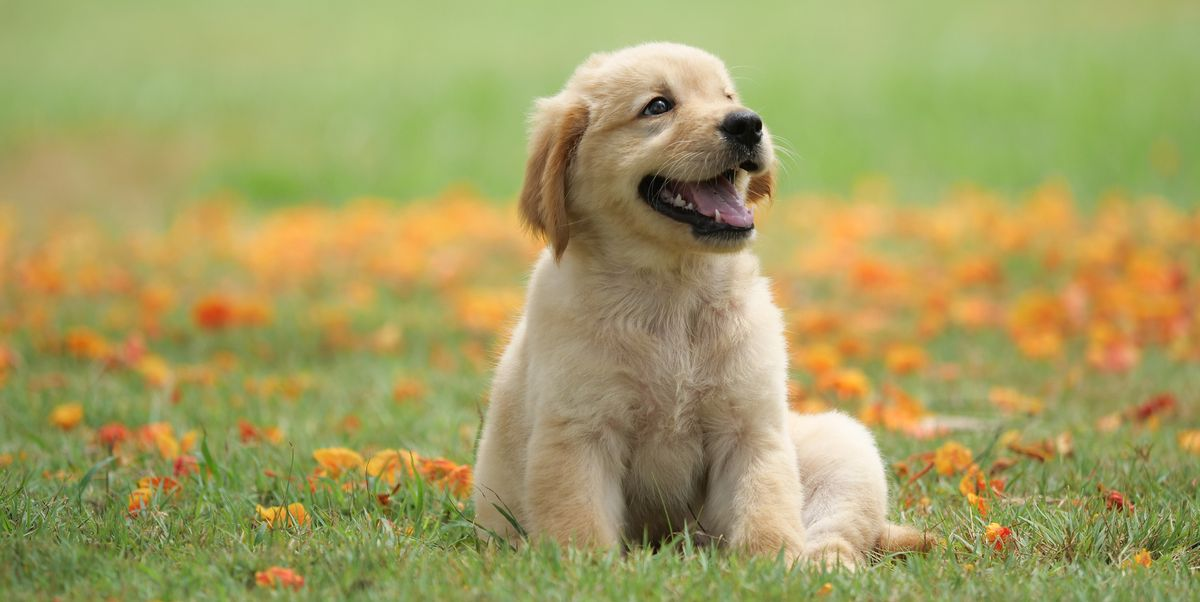
#> input picture OpenCV/dog.jpg, 1200 x 602 px
$ python Q3,1.py   (older library calls are emulated)
#> lines starting #> are read from the running program, lines starting #| are printed output that depends on the picture
import cv2
import numpy as np

img=cv2.imread("dog.jpg",0)
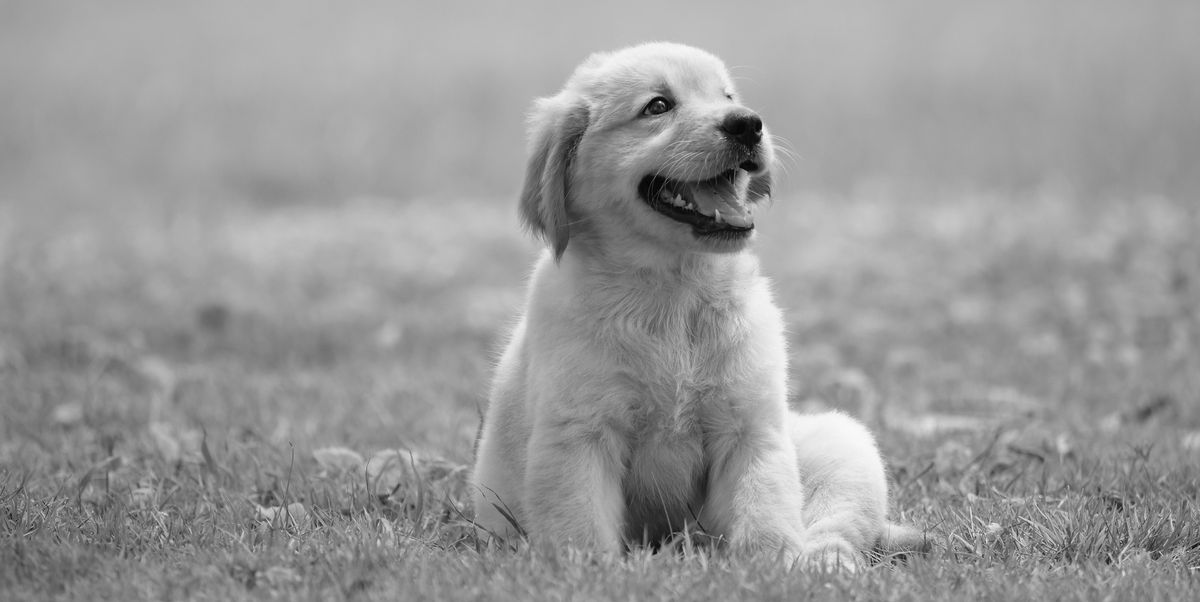
#> img: shape (602, 1200); min 0, max 251, mean 153.2

sobelX=cv2.Sobel(img,cv2.CV_64F,1,0)
sobelX=np.uint8(np.abs(sobelX))
sobelX=cv2.bitwise_not(sobelX)
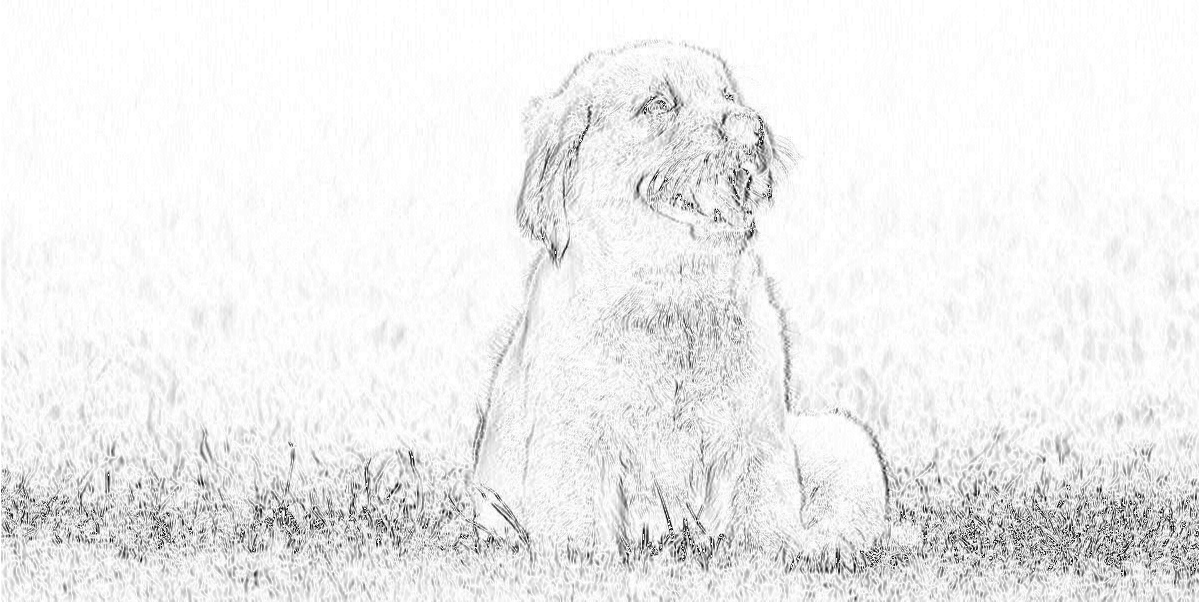
#> sobelX: shape (602, 1200); min 0, max 255, mean 238.2

sobelY=cv2.Sobel(img,cv2.CV_64F,0,1)
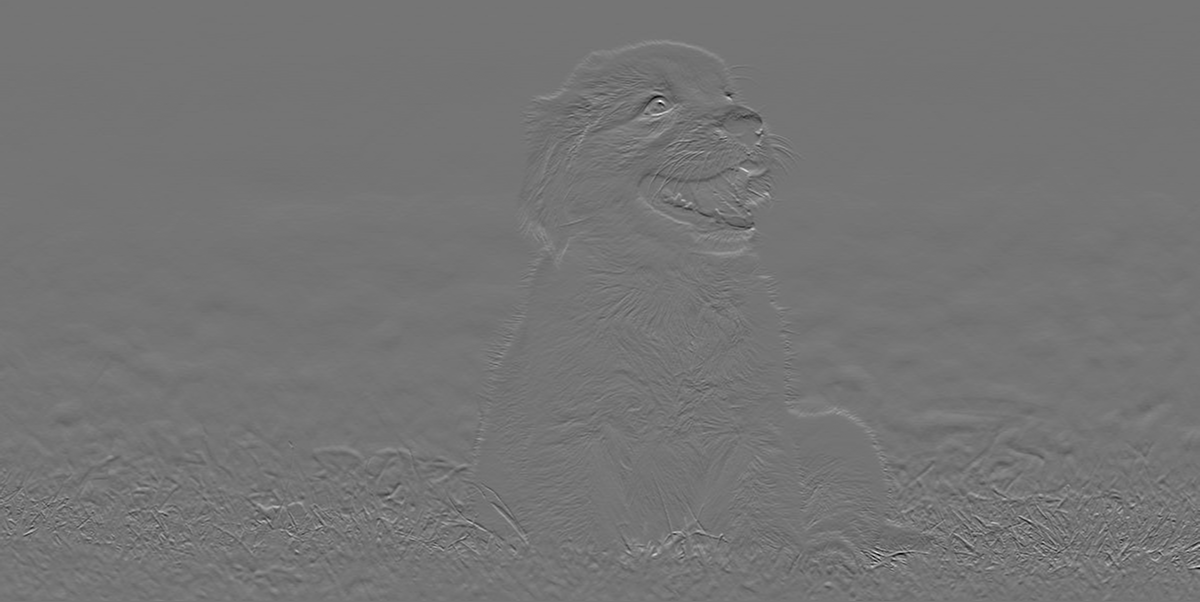
#> sobelY: shape (602, 1200) float64; min -588, max 692, mean -0.6; drawn with min black and max white
sobelY=np.uint8(np.abs(sobelY))
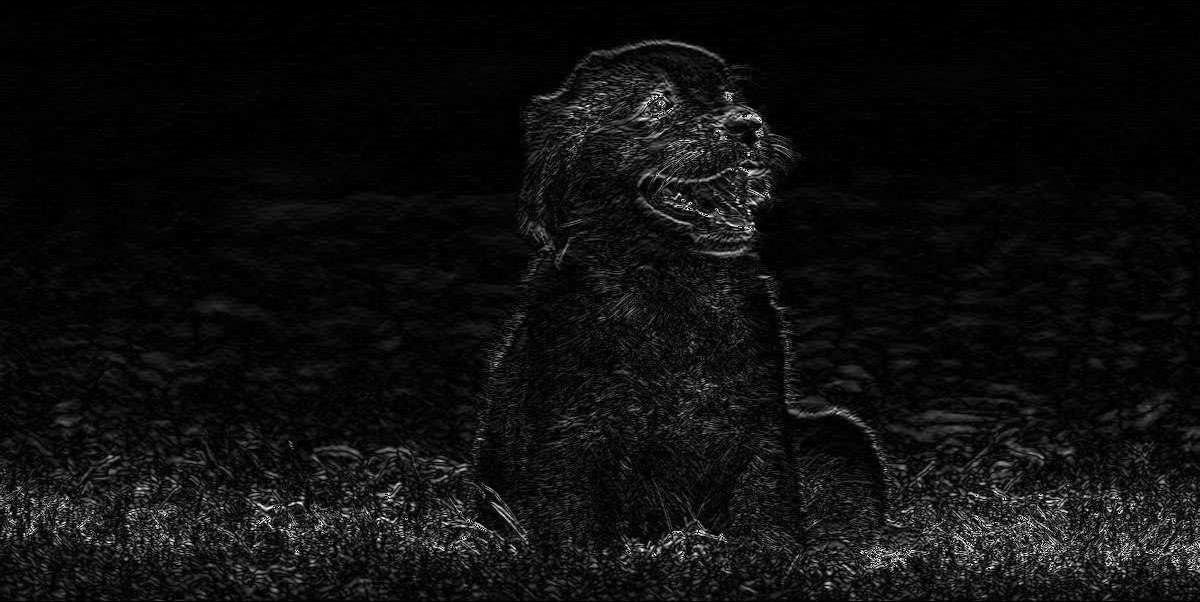
#> sobelY: shape (602, 1200); min 0, max 255, mean 14.8
sobelY=cv2.bitwise_not(sobelY)
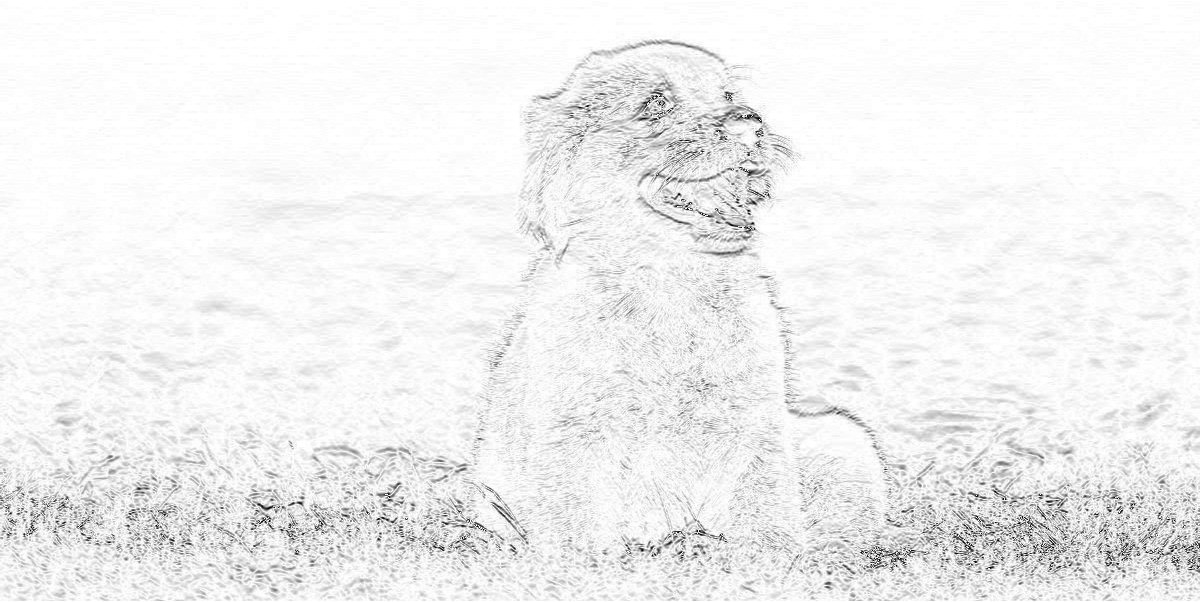
#> sobelY: shape (602, 1200); min 0, max 255, mean 240.2

sobel=cv2.bitwise_and(sobelX,sobelY)
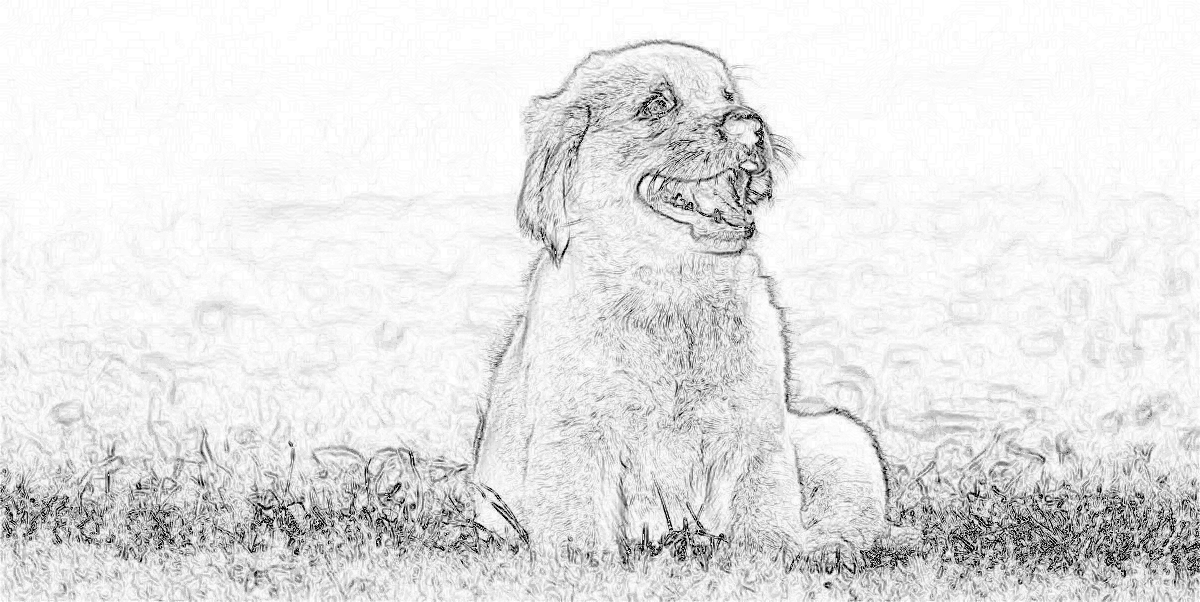
#> sobel: shape (602, 1200); min 0, max 255, mean 228.8

cv2.imshow("sobel",sobel)
cv2.waitKey(0)
cv2.destroyAllWindows()

$ run again, with OpenCV/football_2.jpg copied over OpenCV/dog.jpg
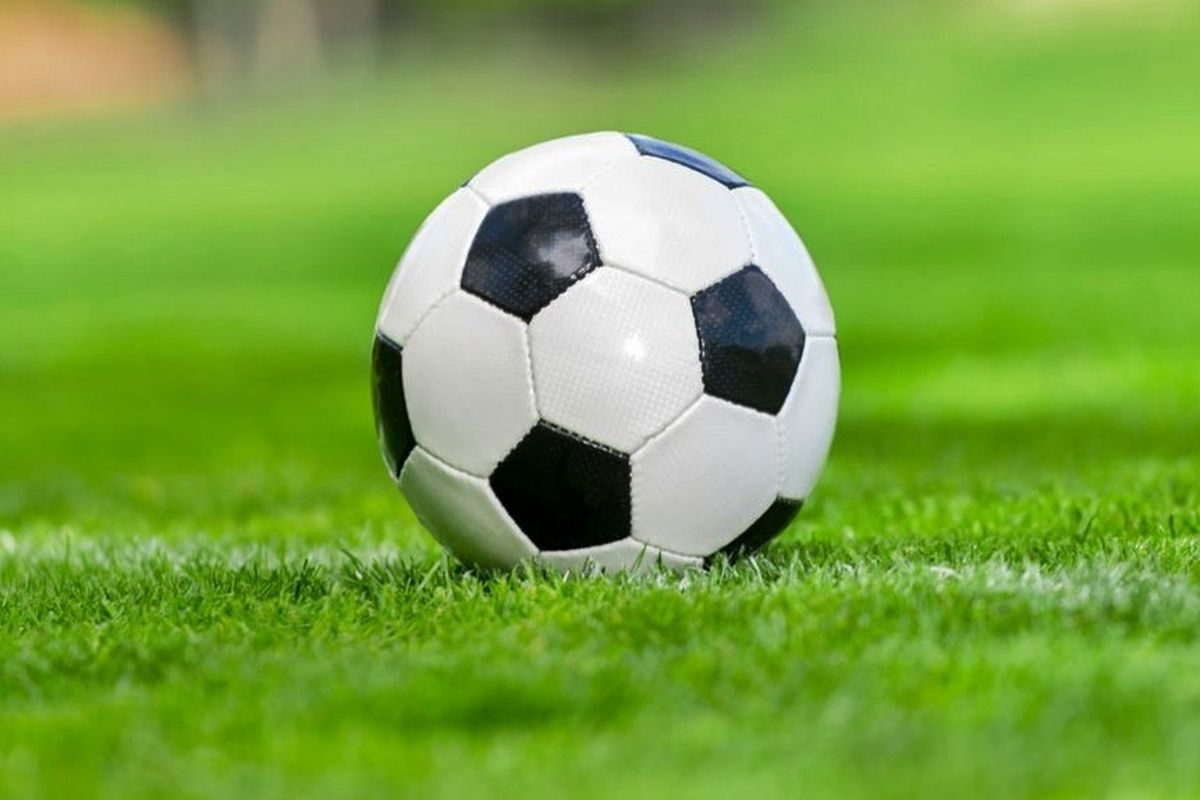
#> input picture OpenCV/football_2.jpg, 1200 x 800 px
#> `sobelY=np.uint8(np.abs(sobelY))`:
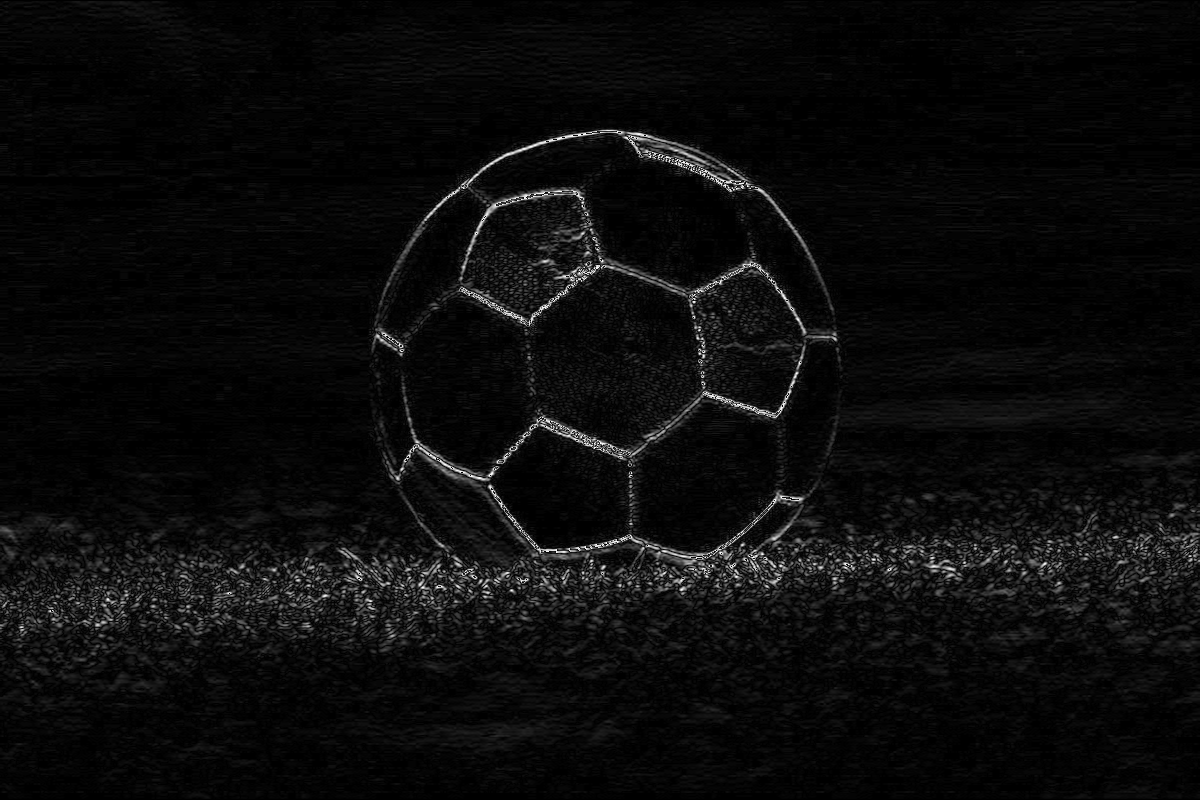
#> sobelY: shape (800, 1200); min 0, max 255, mean 11.4
#> `sobel=cv2.bitwise_and(sobelX,sobelY)`:
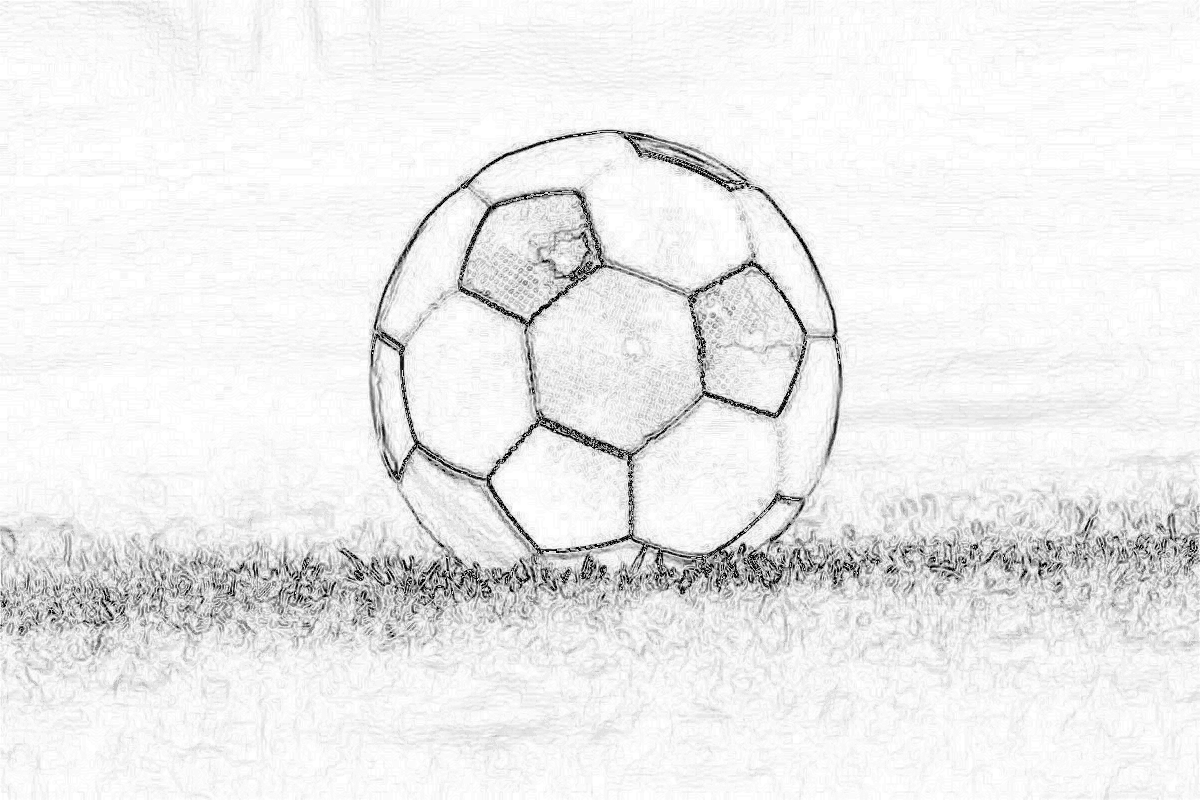
#> sobel: shape (800, 1200); min 0, max 255, mean 236.3
